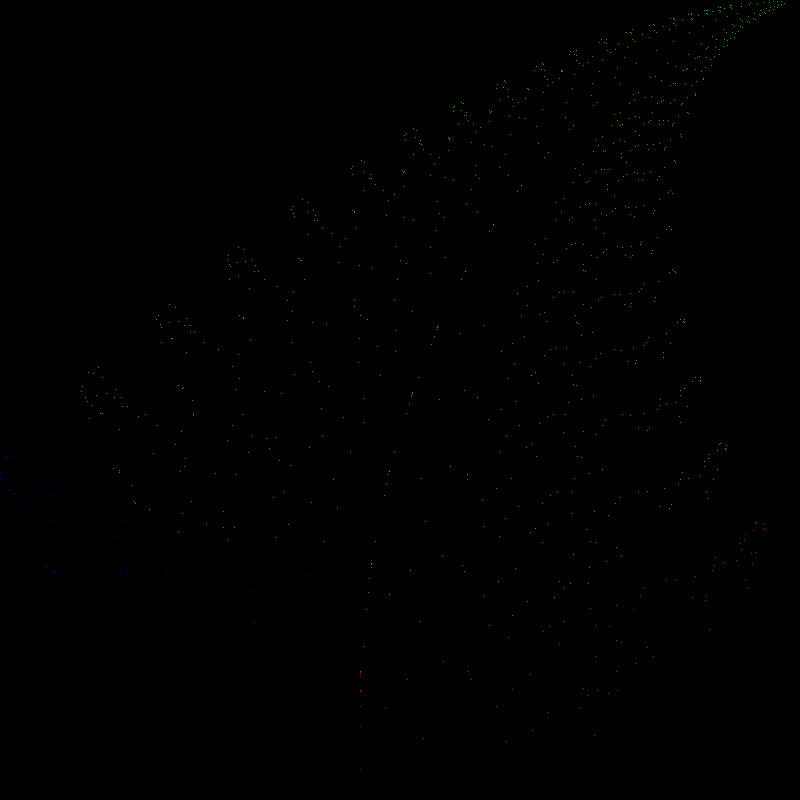
Frame 1 (no input)
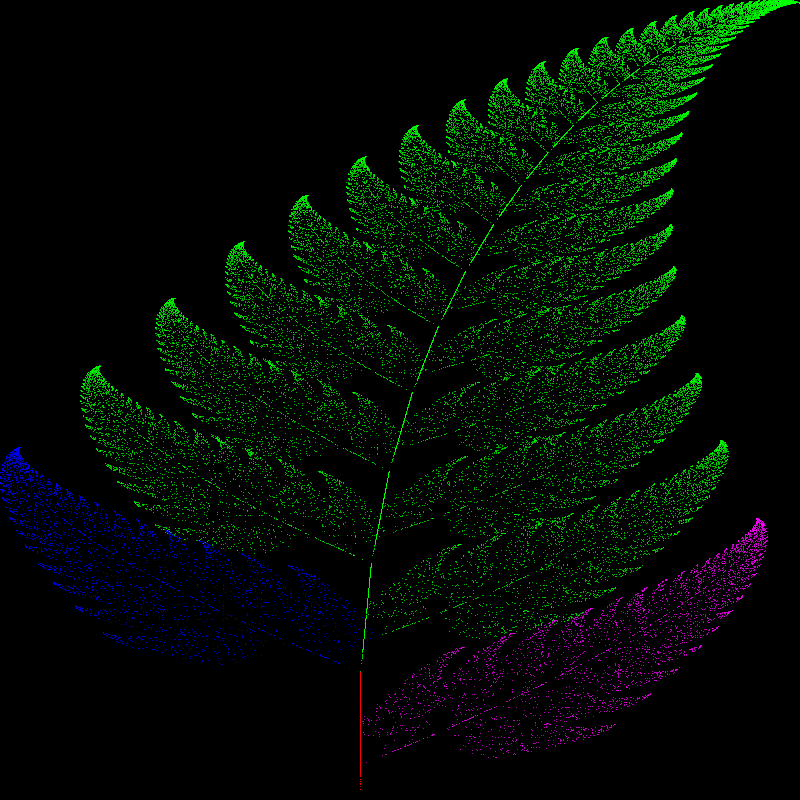
Frame 60 (the mouse pressed at the canvas centre just before this capture)
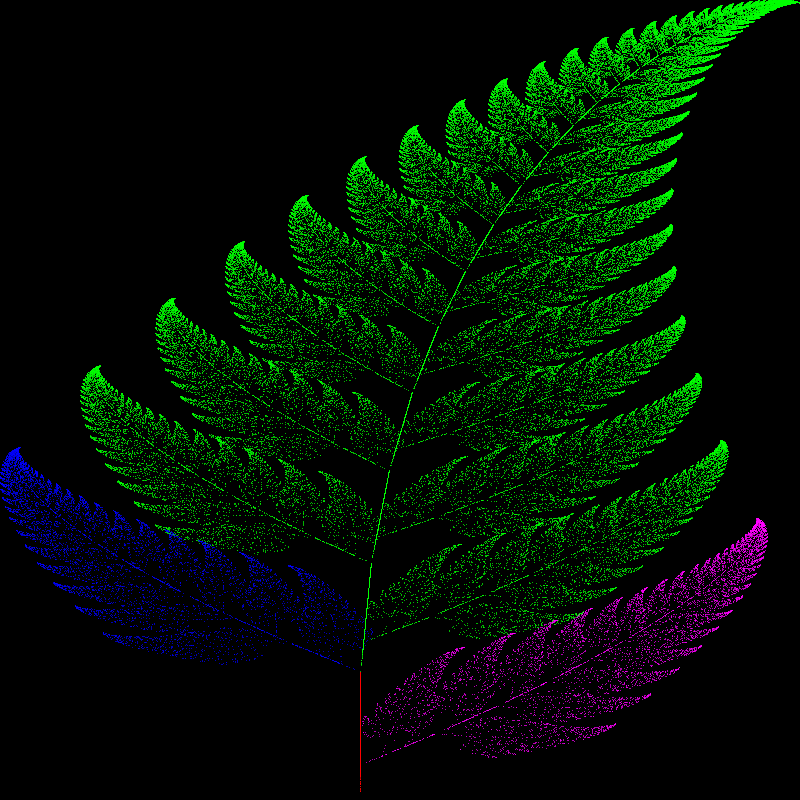
Frame 120 (the mouse held since frame 60 and released just before this capture)

The Processing sketch that drew these frames (run headless with seeded random() and noise(); from frame 60 on, the mouse is pressed at the canvas centre):

// Processing sketch: bfern1
// ── bfern1.pde
float x=0;
float y=0;


void setup() {
  size(800, 800);
  background(0);
  
}

void draw() {
  for (int i =0; i<1000; i++) {
    getNext();
    drawdot();
  }
}


void drawdot(){
  float px = map(x,-2.182,2.6558, 0,width);
  float py = map(y,0,9.9983,height,0);
  point(px,py);
  
  
  
}

void getNext() {
  float r = random(1);
  float nextX =0;
  float nextY =0;

  if (r<0.01) {      // p = 0.01 percent
    stroke(255, 0, 0);
    nextX = 0;
    nextY = 0.16 *y;
  } else if (r<0.86) { // p = 0.85 percent  so + 0.01 
    stroke(0, 255, 0);
    nextX = 0.85 *x + 0.04 *y;
    nextY = -0.04 *x +0.85 *y+1.6;
  } else if (r<0.93) { // p = 0.7 percent so + 86
    stroke(0, 0, 255);
    nextX = 0.2 *x - 0.26 *y;
    nextY = 0.23 *x +0.22 *y +1.6;
  }
    else if (r>0.93) {  // p = 0.7 the last seven so greater than 93
    stroke(255, 0, 255);
    nextX = -0.15 *x +0.28 *y;
    nextY = 0.26 *x +0.24*y +0.44;
  }
  
  x= nextX;
  y= nextY;
 

}
